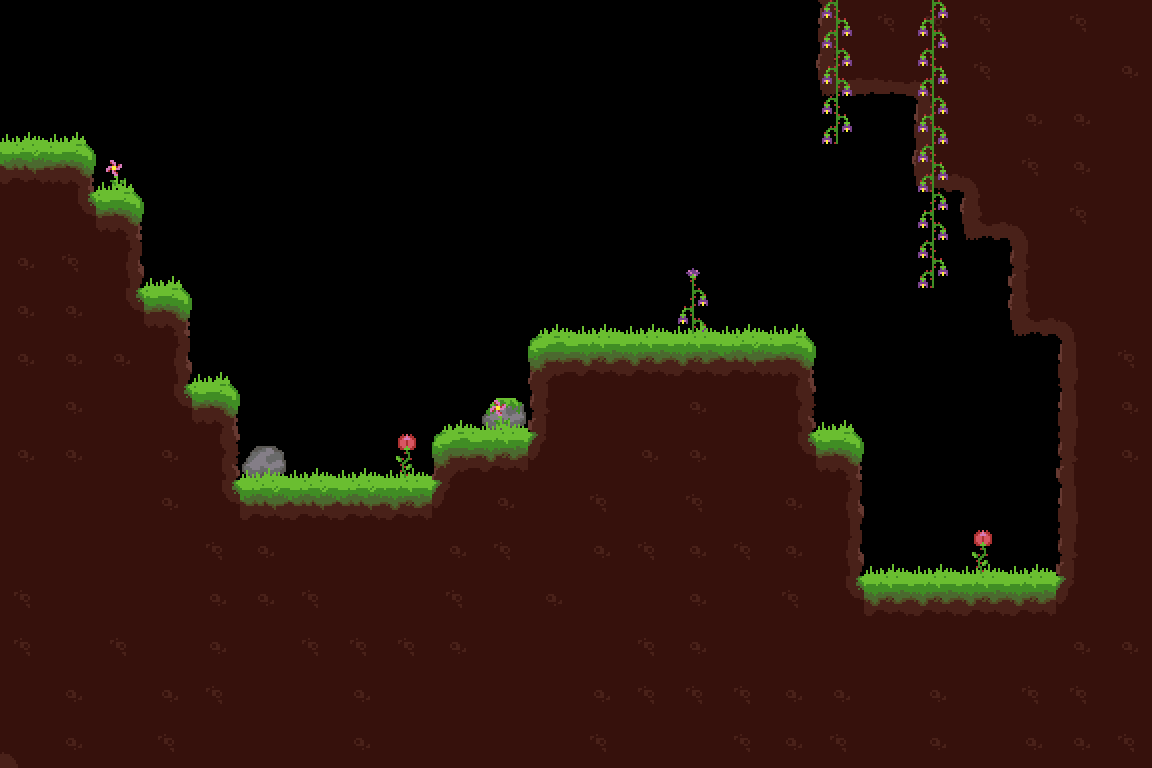

A 2D game scene composited from a Tiled map and its tileset images. What follows is a short description and the map's XML, with each tile layer's data collapsed to a summary:
An orthogonal 24x16 tile map with 48x48 px tiles, 4 tile layers (ground, decor, decor2, herbe), 3 tilesets and 2 objects (level-start, level-end).

<map version="1.0" orientation="orthogonal" width="24" height="16" tilewidth="48" tileheight="48">
 <tileset firstgid="1" source="../../tilesets/forest.tsx" />
 <tileset firstgid="57" source="../../tilesets/forest.tsx" />
 <tileset firstgid="113" name="decor-forest" tilewidth="48" tileheight="48">
  <image source="../../tilesets/decor-forest.png" width="192" height="192" />
 </tileset>
 <layer name="ground" width="24" height="16">
  <data>[384 cells, 223 non-empty, 17 distinct tile ids]</data>
 </layer>
 <objectgroup name="controls" width="24" height="16">
  <object name="level-start" x="27" y="45" width="63" height="94" />
  <object name="level-end" x="868" y="471" width="183" height="102" />
 </objectgroup>
 <layer name="decor" width="24" height="16">
  <data>[384 cells, 7 non-empty, 6 distinct tile ids]</data>
 </layer>
 <layer name="decor2" width="24" height="16">
  <data>[384 cells, 10 non-empty, 3 distinct tile ids]</data>
 </layer>
 <layer name="herbe" width="24" height="16">
  <data>[384 cells, 22 non-empty, 3 distinct tile ids]</data>
 </layer>
</map>
